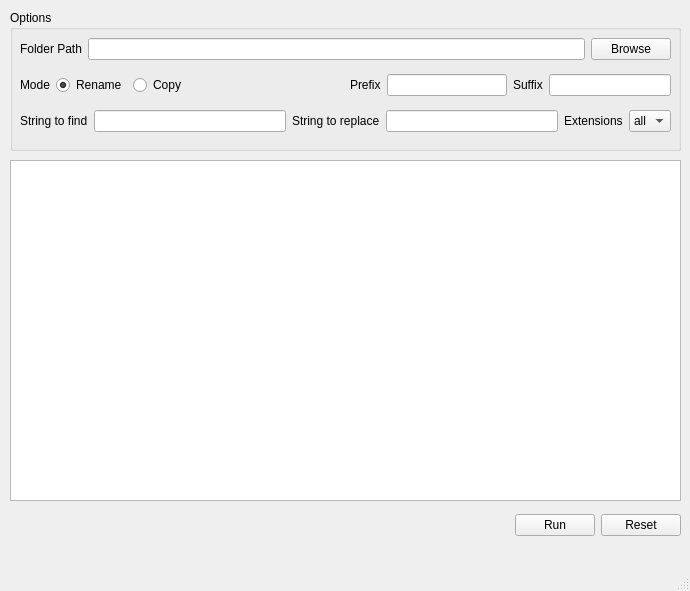
<?xml version="1.0" encoding="UTF-8"?>
<ui version="4.0">
 <class>MainWindow</class>
 <widget class="QMainWindow" name="MainWindow">
  <property name="geometry">
   <rect>
    <x>0</x>
    <y>0</y>
    <width>690</width>
    <height>591</height>
   </rect>
  </property>
  <property name="windowTitle">
   <string>File renamer</string>
  </property>
  <widget class="QWidget" name="central_widget">
   <widget class="QGroupBox" name="option_group">
    <property name="geometry">
     <rect>
      <x>10</x>
      <y>10</y>
      <width>671</width>
      <height>141</height>
     </rect>
    </property>
    <property name="title">
     <string>Options</string>
    </property>
    <widget class="QWidget" name="verticalLayoutWidget">
     <property name="geometry">
      <rect>
       <x>10</x>
       <y>20</y>
       <width>651</width>
       <height>111</height>
      </rect>
     </property>
     <layout class="QVBoxLayout" name="options_layout">
      <item>
       <layout class="QHBoxLayout" name="line_1_layout">
        <item>
         <widget class="QLabel" name="file_path_label">
          <property name="text">
           <string>Folder Path</string>
          </property>
          <property name="buddy">
           <cstring>file_path_line_edit</cstring>
          </property>
         </widget>
        </item>
        <item>
         <widget class="QLineEdit" name="file_path_line_edit">
          <property name="toolTip">
           <string>File path of the file you want to rename</string>
          </property>
         </widget>
        </item>
        <item>
         <widget class="QPushButton" name="browse_button">
          <property name="toolTip">
           <string>Browse the file</string>
          </property>
          <property name="text">
           <string>Browse</string>
          </property>
         </widget>
        </item>
       </layout>
      </item>
      <item>
       <layout class="QHBoxLayout" name="line_2_layout">
        <item>
         <layout class="QHBoxLayout" name="mode_layout">
          <item>
           <widget class="QLabel" name="mode_label">
            <property name="text">
             <string>Mode</string>
            </property>
           </widget>
          </item>
          <item>
           <layout class="QHBoxLayout" name="mode_radio_button">
            <item>
             <widget class="QRadioButton" name="rename_radio_button">
              <property name="toolTip">
               <string>Replace the files with the new name</string>
              </property>
              <property name="text">
               <string>Rename</string>
              </property>
              <property name="checked">
               <bool>true</bool>
              </property>
             </widget>
            </item>
            <item>
             <widget class="QRadioButton" name="copy_radio_button">
              <property name="toolTip">
               <string>Copy the files with the new name</string>
              </property>
              <property name="text">
               <string>Copy</string>
              </property>
             </widget>
            </item>
           </layout>
          </item>
         </layout>
        </item>
        <item>
         <spacer name="line_2_spacer">
          <property name="orientation">
           <enum>Qt::Horizontal</enum>
          </property>
          <property name="sizeHint" stdset="0">
           <size>
            <width>40</width>
            <height>20</height>
           </size>
          </property>
         </spacer>
        </item>
        <item>
         <layout class="QHBoxLayout" name="prefix_layout">
          <item>
           <widget class="QLabel" name="prefix_label">
            <property name="text">
             <string>Prefix</string>
            </property>
            <property name="buddy">
             <cstring>prefix_line_edit</cstring>
            </property>
           </widget>
          </item>
          <item>
           <widget class="QLineEdit" name="prefix_line_edit">
            <property name="toolTip">
             <string>Prefix for file name</string>
            </property>
           </widget>
          </item>
         </layout>
        </item>
        <item>
         <layout class="QHBoxLayout" name="suffix_layout">
          <item>
           <widget class="QLabel" name="suffix_label">
            <property name="text">
             <string>Suffix</string>
            </property>
            <property name="buddy">
             <cstring>suffix_line_edit</cstring>
            </property>
           </widget>
          </item>
          <item>
           <widget class="QLineEdit" name="suffix_line_edit">
            <property name="toolTip">
             <string>Suffix for the file name</string>
            </property>
           </widget>
          </item>
         </layout>
        </item>
       </layout>
      </item>
      <item>
       <layout class="QHBoxLayout" name="line_3_layout">
        <item>
         <layout class="QHBoxLayout" name="string_to_find_layout">
          <item>
           <widget class="QLabel" name="string_to_find_label">
            <property name="text">
             <string>String to find</string>
            </property>
            <property name="buddy">
             <cstring>string_to_find_line_edit</cstring>
            </property>
           </widget>
          </item>
          <item>
           <widget class="QLineEdit" name="string_to_find_line_edit">
            <property name="toolTip">
             <string>Comma separated strings in file name that you want to replace</string>
            </property>
           </widget>
          </item>
         </layout>
        </item>
        <item>
         <layout class="QHBoxLayout" name="string_to_replace_layout">
          <item>
           <widget class="QLabel" name="string_to_replace_label">
            <property name="text">
             <string>String to replace</string>
            </property>
            <property name="buddy">
             <cstring>string_to_replace_line_edit</cstring>
            </property>
           </widget>
          </item>
          <item>
           <widget class="QLineEdit" name="string_to_replace_line_edit">
            <property name="toolTip">
             <string>Replacement string</string>
            </property>
           </widget>
          </item>
         </layout>
        </item>
        <item>
         <layout class="QHBoxLayout" name="extension_layout">
          <item>
           <widget class="QLabel" name="extension_label">
            <property name="text">
             <string>Extensions</string>
            </property>
            <property name="buddy">
             <cstring>extension_drop_down</cstring>
            </property>
           </widget>
          </item>
          <item>
           <widget class="QComboBox" name="extension_drop_down">
            <property name="toolTip">
             <string>The file type you want to modify</string>
            </property>
            <item>
             <property name="text">
              <string>all</string>
             </property>
            </item>
           </widget>
          </item>
         </layout>
        </item>
       </layout>
      </item>
     </layout>
    </widget>
   </widget>
   <widget class="QWidget" name="horizontalLayoutWidget_8">
    <property name="geometry">
     <rect>
      <x>10</x>
      <y>510</y>
      <width>671</width>
      <height>31</height>
     </rect>
    </property>
    <layout class="QHBoxLayout" name="button_layout">
     <item>
      <spacer name="button_spacer">
       <property name="orientation">
        <enum>Qt::Horizontal</enum>
       </property>
       <property name="sizeHint" stdset="0">
        <size>
         <width>40</width>
         <height>20</height>
        </size>
       </property>
      </spacer>
     </item>
     <item>
      <widget class="QPushButton" name="run_button">
       <property name="toolTip">
        <string>Run the renamer</string>
       </property>
       <property name="text">
        <string>Run</string>
       </property>
      </widget>
     </item>
     <item>
      <widget class="QPushButton" name="reset_button">
       <property name="toolTip">
        <string>Reset all inputs</string>
       </property>
       <property name="text">
        <string>Reset</string>
       </property>
      </widget>
     </item>
    </layout>
   </widget>
   <widget class="QWidget" name="horizontalLayoutWidget_9">
    <property name="geometry">
     <rect>
      <x>10</x>
      <y>160</y>
      <width>671</width>
      <height>341</height>
     </rect>
    </property>
    <layout class="QHBoxLayout" name="file_view_layout">
     <item>
      <widget class="QListWidget" name="file_view_list_widget">
       <property name="acceptDrops">
        <bool>true</bool>
       </property>
       <property name="toolTip">
        <string>Shows the list of files to rename</string>
       </property>
      </widget>
     </item>
    </layout>
   </widget>
  </widget>
  <widget class="QMenuBar" name="menubar">
   <property name="geometry">
    <rect>
     <x>0</x>
     <y>0</y>
     <width>690</width>
     <height>21</height>
    </rect>
   </property>
  </widget>
  <widget class="QStatusBar" name="statusbar"/>
 </widget>
 <resources/>
 <connections/>
</ui>
